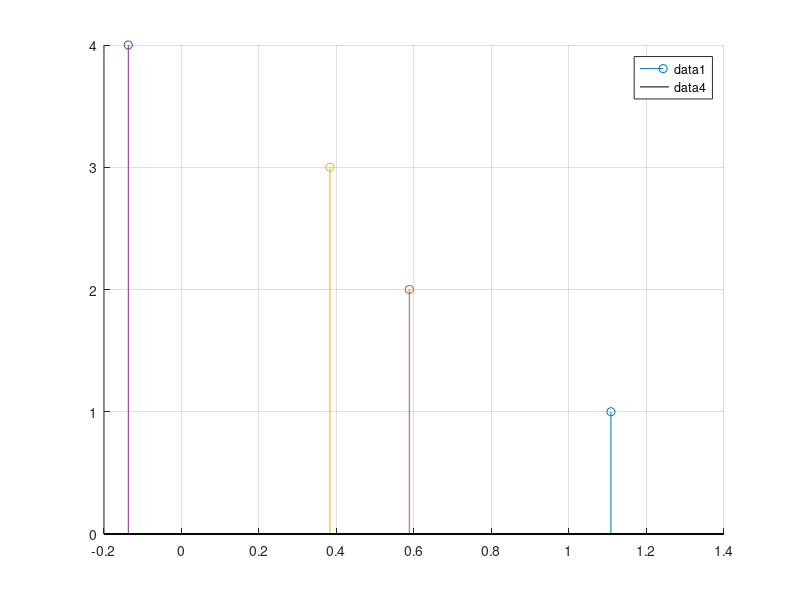

This chart was generated by the following MATLAB code:
disp('Adaline n/w For OR Function bipolar Inputs and Target ');
i1=[1 1 -1 -1];
i2=[1 -1 1 -1];
i3=[1 1 1 1];
t=[1 1 1 -1];
w1=0.2;
w2=0.2;
alpha=0.2;
b=0.2;
delw1=0;
delw2=0;
delb=0;
epoch=0;
e=0;
while(e<0.5)
    epoch=epoch+1;
    e=0;
    for j=1:4
        finaly(j)=w1*i1(j)+w2*i2(j)+b;
        nt=[finaly(j) t(j)];
        delw1=alpha*(t(j)-finaly(j)*i1(j));
        delw2=alpha*(t(j)-finaly(j)*i2(j));
        delb=alpha*(t(j)-finaly(j))*i3(j);
        wc=[delw1 delw2 delb];
        w1=w1+delw1;
        w2=w2+delw2;
        b=b+delb;
        w=[w1 w2 b];
        i=[i1(j) i2(j) i3(j)];
        out=[i nt wc w];
    end
    for k=1:4
        finaly(k)=w1*i1(k)+w2*i2(k)+k;
        e=e+(t(k)-finaly(k))^2;
    end
    if epoch==1
    end
end
figure
hold on
for i=1:4
    nety(i)=w1*i1(i)+w2*i2(i)+b;
    e=e+(t(i)-nety(i))^2;
    stem(nety(i),i);
    legend boxon
    grid on
end



